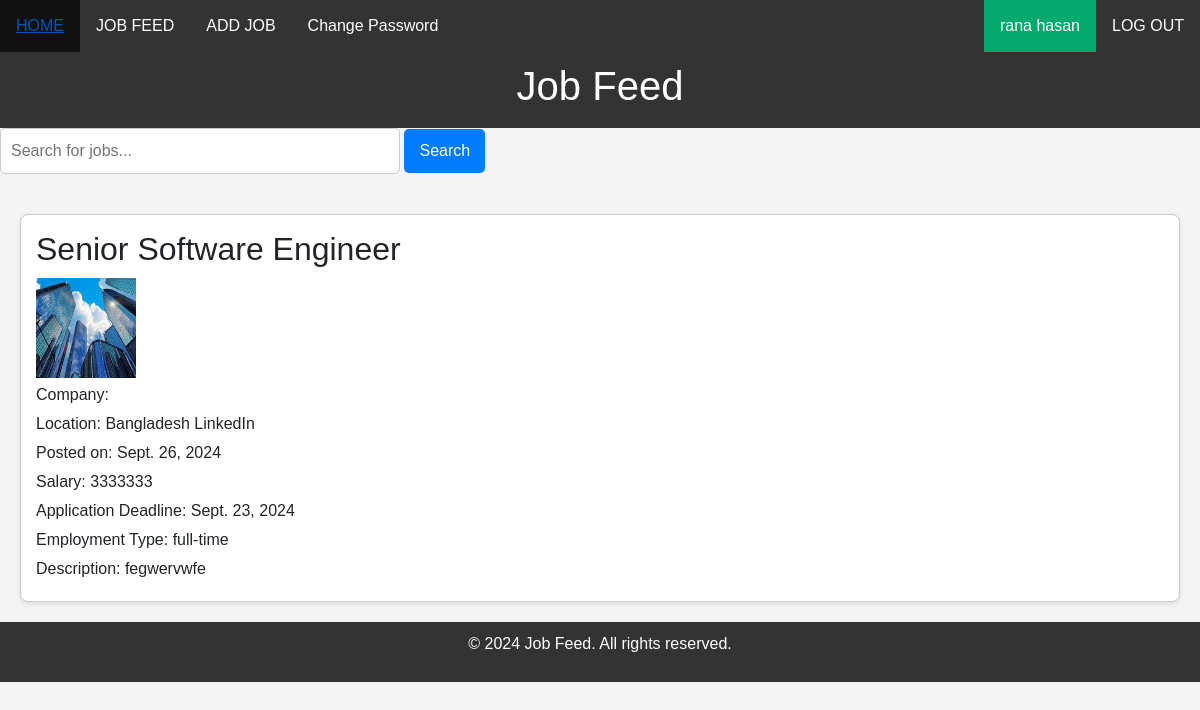
Page /joobfeed/ (signed in) on the committed database.
### myapp/models.py (models this page shows, shortened)
class CUSTOM_USER(AbstractUser):
    USER=[
        ('jobcreator','JOBCREATOR'),
        ('jobseeker','JOBSEEKER')
    ]
    usertype=models.CharField(choices=USER,null=True,max_length=100)

class JOOBModel(models.Model):
    job_type=[
        ('full-time','FULL-TIME'),
        ('part-time','PART-TIME'),
        ('contract','Contract'),
        ('internship','Internship'),
    ]
    user=models.ForeignKey(CUSTOM_USER,null=True,on_delete=models.CASCADE)
    description=models.TextField(max_length=10000, null=True)
    ememployment_type=models.CharField(choices= job_type,max_length=100, null=True)
    location=models.CharField(max_length=100, null=True)
    salary=models.CharField(max_length=100, null=True)
    company_namne=models.CharField(max_length=100, null=True)
    job_title=models.CharField(max_length=100, null=True)
    posted_date=models.DateField(auto_now_add=True)
    application_deadline=models.DateField(null=True,blank=True)
    img=models.ImageField(upload_to="media/img",null=True)

### myproject/views.py (the view)
# urls.py: path('joobfeed/', joobfeed,name='joobfeed'),
@login_required
def joobfeed(req):
    data=JOOBModel.objects.all()
    text={
        "data":data
    }
    return render (req,'joobfeed.html',text)

### template/joobfeed.html (shortened to what this page needs)
{% extends 'base.html' %}
{% block body %}
<!DOCTYPE html>
<html lang="en">
<head>
</head>
<body>
    <header>
        <h1>Job Feed</h1>
    </header>
    <div class="search-bar">
        <input type="text" placeholder="Search for jobs...">
        <button>Search</button>
    </div>
    <main>
        <div class="job-list">
            {% for i in data %}
            <div class="job-item">
                <h2>{{ i.job_title }}</h2>
                <div class="logo">
                    <img height="100px" width="100px" src="/{{ i.img }}" alt="Company logo">
                </div>
                <p>Company: {{ i.company_name }}</p>
                <p>Location: {{ i.location }}</p>
                <p>Posted on: {{ i.posted_date }}</p>
                <p>Salary: {{ i.salary }}</p>
                <p>Application Deadline: {{ i.application_deadline }}</p>
                <p>Employment Type: {{ i.ememployment_type }}</p>
                <p>Description: {{ i.description }}</p>
            </div>
            {% endfor %}
        </div>
    </main>
    <footer>
        <p>&copy; 2024 Job Feed. All rights reserved.</p>
    </footer>
</body>
</html>
{% endblock body %}

### template/base.html (shortened to what this page needs)
<!DOCTYPE html>
<html>
<head>
  <link href="https://stackpath.bootstrapcdn.com/bootstrap/4.5.2/css/bootstrap.min.css" rel="stylesheet">
</head>
<body>
  {% include 'nav.html' %}
  {% block body %}
  {% endblock body %}
</body>
</html>

### template/nav.html
<ul>
  <li><a href="{% url 'home' %}">HOME</a></li>
  <li><a href="{% url 'joobfeed' %}">JOB FEED</a></li>
  <li><a href="{% url 'addjob' %}">ADD JOB</a></li>
  <li><a href="{% url 'changePassword' %}">Change Password</a></li>
  <div style="float: right;">
    <li><a class="active" href="">{{user.get_full_name}}</a></li>
    <li><a href="{% url 'logoutpage' %}">LOG OUT</a></li>
  </div>
</ul>

### template/base.html (style rules this page uses)
ul { list-style-type: none; margin: 0; padding: 0; overflow: hidden; background-color: #333; }
li { float: left; }
li a { display: block; color: white; text-align: center; padding: 14px 16px; text-decoration: none; }
.active { background-color: #04AA6D; }

### template/joobfeed.html (style rules this page uses)
body { font-family: Arial, sans-serif; margin: 0; padding: 0; background-color: #f4f4f4; }
header { background-color: #333; color: white; text-align: center; padding: 10px 0; }
main { padding: 20px; }
.job-list { display: flex; flex-direction: column; gap: 20px; }
.job-item { background-color: white; border: 1px solid #ccc; border-radius: 8px; padding: 15px; box-shadow: 0 2px 5px rgba(0, 0, 0, 0.1); }
.job-item h2 { margin: 0 0 10px; }
.job-item p { margin: 5px 0; }
footer { text-align: center; padding: 10px 0; background-color: #333; color: white; position: relative; bottom: 0; width: 100%; }
.search-bar { margin-bottom: 20px; }
.search-bar input { padding: 10px; border: 1px solid #ccc; border-radius: 5px; width: 80%; max-width: 400px; }
.search-bar button { padding: 10px 15px; background-color: #007bff; color: white; border: none; border-radius: 5px; cursor: pointer; }

### rows in the picture
CUSTOM_USER: get_full_name "rana hasan"
JOOBModel: job_title "Senior Software Engineer", img (picture), location "Bangladesh LinkedIn", posted_date "Sept. 26, 2024", salary "3333333", application_deadline "Sept. 23, 2024", ememployment_type "full-time", description "fegwervwfe"
